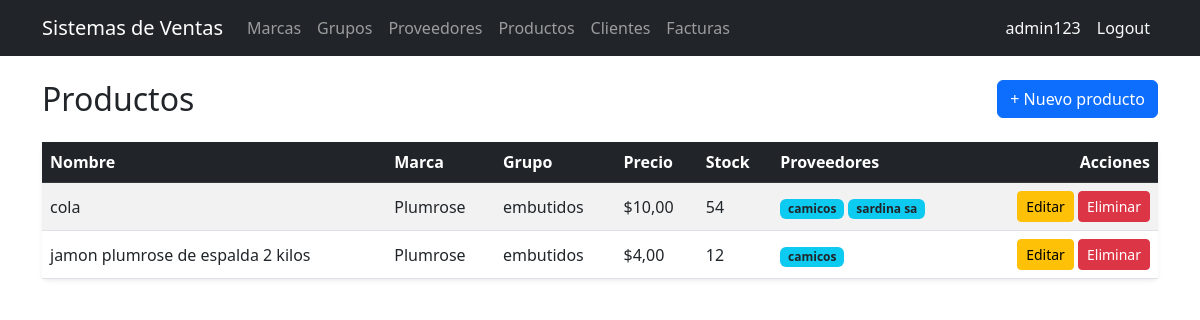
Screenshot of /products/ (signed in) with the database file from the repository.
### billing/models.py (models this page shows, shortened)
class Product(models.Model):
    name = models.CharField(max_length=200, verbose_name='Nombre de producto')
    description = models.TextField(blank=True, null=True, verbose_name='Descripción')
    brand = models.ForeignKey(Brand, on_delete=models.PROTECT, related_name='products', verbose_name='Marca')
    group = models.ForeignKey(ProductGroup, on_delete=models.PROTECT, related_name='products', verbose_name='Grupo')
    suppliers = models.ManyToManyField(Supplier, related_name='products', blank=True, verbose_name='Proveedores')
    unit_price = models.DecimalField(max_digits=12, decimal_places=2, verbose_name='Precio unitario')
    stock = models.IntegerField(default=0, verbose_name='Stock')
    is_active = models.BooleanField(default=True, verbose_name='Activo')
    created_at = models.DateTimeField(auto_now_add=True)
    updated_at = models.DateTimeField(auto_now=True)
    class Meta:
        verbose_name = 'Producto'
        verbose_name_plural = 'Productos'
        ordering = ['name']

class Brand(models.Model):
    name = models.CharField(max_length=100, unique=True, verbose_name='Nombre de marca')
    description = models.TextField(blank=True, null=True, verbose_name='Descripción')
    is_active = models.BooleanField(default=True, verbose_name='Activo')
    created_at = models.DateTimeField(auto_now_add=True)
    updated_at = models.DateTimeField(auto_now=True)
    class Meta:
        verbose_name = 'Marca'
        verbose_name_plural = 'Marcas'
        ordering = ['name']

class ProductGroup(models.Model):
    name = models.CharField(max_length=100, unique=True, verbose_name='Nombre de grupo')
    is_active = models.BooleanField(default=True, verbose_name='Activo')
    created_at = models.DateTimeField(auto_now_add=True)
    updated_at = models.DateTimeField(auto_now=True)
    class Meta:
        verbose_name = 'Grupo de producto'
        verbose_name_plural = 'Grupos de productos'
        ordering = ['name']

class Supplier(models.Model):
    name = models.CharField(max_length=200, verbose_name='Nombre de empresa')
    contact_name = models.CharField(max_length=200, blank=True, null=True, verbose_name='Nombre de contacto')
    email = models.EmailField(blank=True, null=True, verbose_name='Correo electrónico')
    phone = models.CharField(max_length=20, blank=True, null=True, verbose_name='Teléfono')
    address = models.TextField(blank=True, null=True, verbose_name='Dirección')
    is_active = models.BooleanField(default=True, verbose_name='Activo')
    created_at = models.DateTimeField(auto_now_add=True)
    updated_at = models.DateTimeField(auto_now=True)
    class Meta:
        verbose_name = 'Proveedor'
        verbose_name_plural = 'Proveedores'
        ordering = ['name']

### billing/views.py (the view)
# urls.py: path('products/', views.ProductListView.as_view(), name='product_list'),
class ProductListView(LoginRequiredMixin, ListView):
    model = Product; template_name = 'billing/product_list.html'; context_object_name = 'items'

### billing/templates/billing/product_list.html (shortened to what this page needs)
{% extends 'billing/base.html' %}
{% block content %}
<div class="d-flex justify-content-between align-items-center mb-4">
  <h2 class="mb-0">Productos</h2>
  <a href="{% url 'billing:product_create' %}" class="btn btn-primary">+ Nuevo producto</a>
</div>
<div class="card shadow-sm border-0">
  <div class="table-responsive">
    <table class="table table-striped table-hover align-middle mb-0">
      <thead class="table-dark">
        <tr><th>Nombre</th><th>Marca</th><th>Grupo</th><th>Precio</th><th>Stock</th><th>Proveedores</th><th class="text-end">Acciones</th></tr>
      </thead>
      <tbody>
        {% for item in items %}
        <tr>
          <td>{{ item.name }}</td>
          <td>{{ item.brand.name }}</td>
          <td>{{ item.group.name }}</td>
          <td>${{ item.unit_price }}</td>
          <td>{{ item.stock }}</td>
          <td>
            {% for s in item.suppliers.all %}
              <span class="badge bg-info text-dark">{{ s.name }}</span>
            {% empty %}
              <span class="text-muted">-</span>
            {% endfor %}
          </td>
          <td class="text-end">
            <a href="{% url 'billing:product_update' item.pk %}" class="btn btn-sm btn-warning">Editar</a>
            <a href="{% url 'billing:product_delete' item.pk %}" class="btn btn-sm btn-danger">Eliminar</a>
          </td>
        </tr>
        {% empty %}
        <tr><td colspan="7" class="text-center text-muted py-4">No hay productos.</td></tr>
        {% endfor %}
      </tbody>
    </table>
  </div>
</div>
{% endblock %}

### billing/templates/billing/base.html (shortened to what this page needs)
<!DOCTYPE html>
<html lang="es">
<head>
  <link href="https://cdn.jsdelivr.net/npm/bootstrap@5.3.0/dist/css/bootstrap.min.css" rel="stylesheet">
</head>
<body>
<nav class="navbar navbar-expand-lg navbar-dark bg-dark">
  <div class="container">
    <a class="navbar-brand" href="{% url 'billing:brand_list' %}">Sistemas de Ventas</a>
    <div class="collapse navbar-collapse" id="nav">
      <ul class="navbar-nav me-auto">
        {% if user.is_authenticated %}
        <li class="nav-item"><a class="nav-link" href="{% url 'billing:brand_list' %}">Marcas</a></li>
        <li class="nav-item"><a class="nav-link" href="{% url 'billing:productgroup_list' %}">Grupos</a></li>
        <li class="nav-item"><a class="nav-link" href="{% url 'billing:supplier_list' %}">Proveedores</a></li>
        <li class="nav-item"><a class="nav-link" href="{% url 'billing:product_list' %}">Productos</a></li>
        <li class="nav-item"><a class="nav-link" href="{% url 'billing:customer_list' %}">Clientes</a></li>
        <li class="nav-item"><a class="nav-link" href="{% url 'billing:invoice_list' %}">Facturas</a></li>
        {% endif %}
      </ul>
      <ul class="navbar-nav">
        {% if user.is_authenticated %}
        <li class="nav-item"><span class="nav-link text-light">{{ user.username }}</span></li>
        <li class="nav-item">
          <form method="post" action="{% url 'logout' %}" class="d-inline">
            <button type="submit" class="nav-link btn btn-link text-light" style="text-decoration:none;">Logout</button>
          </form>
        </li>
        {% else %}
        <li class="nav-item"><a class="nav-link" href="{% url 'login' %}">Login</a></li>
        <li class="nav-item"><a class="nav-link" href="{% url 'billing:signup' %}">Registarse</a></li>
        {% endif %}
      </ul>
    </div>
  </div>
</nav>
<div class="container mt-4">
  {% block content %}
  {% endblock %}
</div>
</body>
</html>

### rows the page displays
Product: name "cola", brand.name "Plumrose", group.name "embutidos", unit_price "10,00", stock "54"
Supplier: name "camicos"
Supplier: name "sardina sa"
Product: name "jamon plumrose de espalda 2 kilos", brand.name "Plumrose", group.name "embutidos", unit_price "4,00", stock "12"

### other values shown
{{ user.username }} "admin123"
